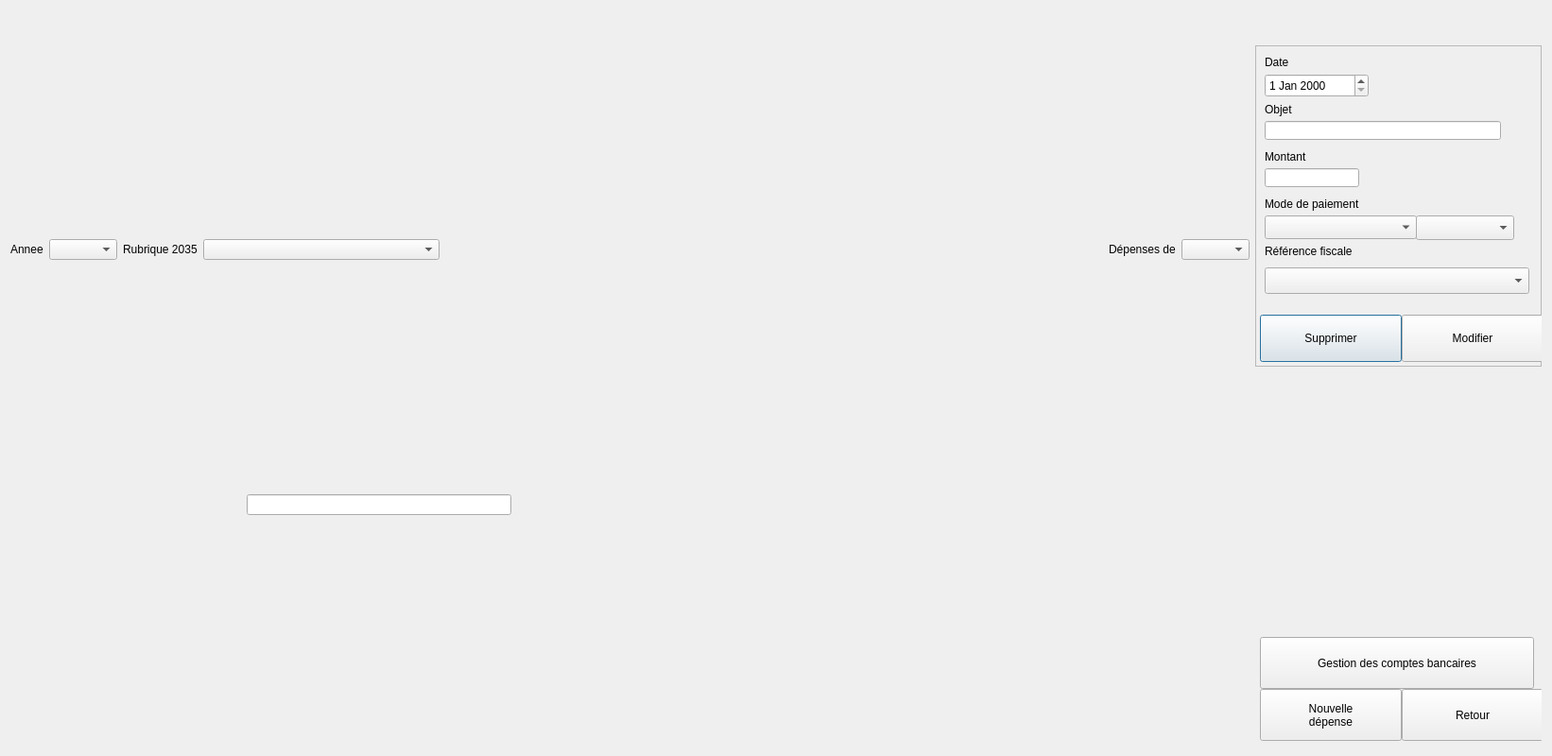
<?xml version="1.0" encoding="UTF-8"?>
<ui version="4.0">
 <class>dlg_depenses</class>
 <widget class="QDialog" name="dlg_depenses">
  <property name="windowModality">
   <enum>Qt::ApplicationModal</enum>
  </property>
  <property name="geometry">
   <rect>
    <x>0</x>
    <y>0</y>
    <width>1642</width>
    <height>800</height>
   </rect>
  </property>
  <property name="sizePolicy">
   <sizepolicy hsizetype="Fixed" vsizetype="Fixed">
    <horstretch>0</horstretch>
    <verstretch>0</verstretch>
   </sizepolicy>
  </property>
  <property name="minimumSize">
   <size>
    <width>1642</width>
    <height>800</height>
   </size>
  </property>
  <property name="maximumSize">
   <size>
    <width>1642</width>
    <height>800</height>
   </size>
  </property>
  <property name="windowTitle">
   <string>Dialog</string>
  </property>
  <layout class="QHBoxLayout" name="horizontalLayout_6">
   <item>
    <layout class="QVBoxLayout" name="verticalLayout">
     <property name="sizeConstraint">
      <enum>QLayout::SetMinimumSize</enum>
     </property>
     <item>
      <layout class="QHBoxLayout" name="horizontalLayout">
       <item>
        <widget class="QLabel" name="Anneelabel">
         <property name="maximumSize">
          <size>
           <width>16777215</width>
           <height>20</height>
          </size>
         </property>
         <property name="text">
          <string>Annee</string>
         </property>
        </widget>
       </item>
       <item>
        <widget class="QComboBox" name="AnneecomboBox">
         <property name="sizePolicy">
          <sizepolicy hsizetype="Fixed" vsizetype="Fixed">
           <horstretch>0</horstretch>
           <verstretch>0</verstretch>
          </sizepolicy>
         </property>
         <property name="focusPolicy">
          <enum>Qt::NoFocus</enum>
         </property>
        </widget>
       </item>
       <item>
        <widget class="QLabel" name="Rubrique2035label">
         <property name="maximumSize">
          <size>
           <width>16777215</width>
           <height>20</height>
          </size>
         </property>
         <property name="text">
          <string>Rubrique 2035</string>
         </property>
        </widget>
       </item>
       <item>
        <widget class="QComboBox" name="Rubriques2035comboBox">
         <property name="sizePolicy">
          <sizepolicy hsizetype="Fixed" vsizetype="Fixed">
           <horstretch>0</horstretch>
           <verstretch>0</verstretch>
          </sizepolicy>
         </property>
         <property name="minimumSize">
          <size>
           <width>250</width>
           <height>0</height>
          </size>
         </property>
         <property name="focusPolicy">
          <enum>Qt::NoFocus</enum>
         </property>
        </widget>
       </item>
       <item>
        <spacer name="horizontalSpacer">
         <property name="orientation">
          <enum>Qt::Horizontal</enum>
         </property>
         <property name="sizeHint" stdset="0">
          <size>
           <width>13</width>
           <height>20</height>
          </size>
         </property>
        </spacer>
       </item>
       <item>
        <widget class="QLabel" name="Userlabel">
         <property name="maximumSize">
          <size>
           <width>16777215</width>
           <height>20</height>
          </size>
         </property>
         <property name="text">
          <string>Dépenses de</string>
         </property>
        </widget>
       </item>
       <item>
        <widget class="QComboBox" name="UserscomboBox">
         <property name="sizePolicy">
          <sizepolicy hsizetype="Fixed" vsizetype="Fixed">
           <horstretch>0</horstretch>
           <verstretch>0</verstretch>
          </sizepolicy>
         </property>
         <property name="focusPolicy">
          <enum>Qt::NoFocus</enum>
         </property>
        </widget>
       </item>
      </layout>
     </item>
     <item>
      <layout class="QHBoxLayout" name="horizontalLayout_3"/>
     </item>
     <item>
      <layout class="QHBoxLayout" name="horizontalLayout_4">
       <item>
        <spacer name="horizontalSpacer_3">
         <property name="orientation">
          <enum>Qt::Horizontal</enum>
         </property>
         <property name="sizeType">
          <enum>QSizePolicy::Fixed</enum>
         </property>
         <property name="sizeHint" stdset="0">
          <size>
           <width>250</width>
           <height>20</height>
          </size>
         </property>
        </spacer>
       </item>
       <item>
        <widget class="QLineEdit" name="TotallineEdit">
         <property name="sizePolicy">
          <sizepolicy hsizetype="Expanding" vsizetype="Fixed">
           <horstretch>0</horstretch>
           <verstretch>0</verstretch>
          </sizepolicy>
         </property>
         <property name="minimumSize">
          <size>
           <width>280</width>
           <height>0</height>
          </size>
         </property>
         <property name="maximumSize">
          <size>
           <width>200</width>
           <height>16777215</height>
          </size>
         </property>
         <property name="focusPolicy">
          <enum>Qt::NoFocus</enum>
         </property>
         <property name="alignment">
          <set>Qt::AlignRight|Qt::AlignTrailing|Qt::AlignVCenter</set>
         </property>
         <property name="readOnly">
          <bool>true</bool>
         </property>
        </widget>
       </item>
       <item>
        <spacer name="horizontalSpacer_2">
         <property name="orientation">
          <enum>Qt::Horizontal</enum>
         </property>
         <property name="sizeHint" stdset="0">
          <size>
           <width>40</width>
           <height>20</height>
          </size>
         </property>
        </spacer>
       </item>
      </layout>
     </item>
    </layout>
   </item>
   <item>
    <layout class="QVBoxLayout" name="verticalLayout_2">
     <property name="spacing">
      <number>0</number>
     </property>
     <property name="rightMargin">
      <number>0</number>
     </property>
     <item>
      <spacer name="verticalSpacer_2">
       <property name="orientation">
        <enum>Qt::Vertical</enum>
       </property>
       <property name="sizeType">
        <enum>QSizePolicy::Fixed</enum>
       </property>
       <property name="sizeHint" stdset="0">
        <size>
         <width>20</width>
         <height>37</height>
        </size>
       </property>
      </spacer>
     </item>
     <item>
      <widget class="QFrame" name="frame">
       <property name="sizePolicy">
        <sizepolicy hsizetype="Fixed" vsizetype="Fixed">
         <horstretch>0</horstretch>
         <verstretch>0</verstretch>
        </sizepolicy>
       </property>
       <property name="minimumSize">
        <size>
         <width>303</width>
         <height>340</height>
        </size>
       </property>
       <property name="autoFillBackground">
        <bool>false</bool>
       </property>
       <property name="styleSheet">
        <string notr="true"/>
       </property>
       <property name="frameShape">
        <enum>QFrame::StyledPanel</enum>
       </property>
       <property name="frameShadow">
        <enum>QFrame::Sunken</enum>
       </property>
       <property name="lineWidth">
        <number>3</number>
       </property>
       <widget class="QLabel" name="Objetlabel">
        <property name="geometry">
         <rect>
          <x>10</x>
          <y>60</y>
          <width>59</width>
          <height>16</height>
         </rect>
        </property>
        <property name="text">
         <string>Objet</string>
        </property>
       </widget>
       <widget class="QLabel" name="Paiementlabel">
        <property name="geometry">
         <rect>
          <x>10</x>
          <y>160</y>
          <width>131</width>
          <height>16</height>
         </rect>
        </property>
        <property name="text">
         <string>Mode de paiement</string>
        </property>
       </widget>
       <widget class="QComboBox" name="PaiementcomboBox">
        <property name="geometry">
         <rect>
          <x>10</x>
          <y>180</y>
          <width>161</width>
          <height>25</height>
         </rect>
        </property>
        <property name="focusPolicy">
         <enum>Qt::StrongFocus</enum>
        </property>
       </widget>
       <widget class="QLabel" name="DateDeplabel">
        <property name="geometry">
         <rect>
          <x>10</x>
          <y>10</y>
          <width>59</width>
          <height>16</height>
         </rect>
        </property>
        <property name="text">
         <string>Date</string>
        </property>
       </widget>
       <widget class="QLabel" name="Montantlabel">
        <property name="geometry">
         <rect>
          <x>10</x>
          <y>110</y>
          <width>59</width>
          <height>16</height>
         </rect>
        </property>
        <property name="text">
         <string>Montant</string>
        </property>
       </widget>
       <widget class="QLabel" name="RefFiscalelabel">
        <property name="geometry">
         <rect>
          <x>10</x>
          <y>210</y>
          <width>121</width>
          <height>16</height>
         </rect>
        </property>
        <property name="text">
         <string>Référence fiscale</string>
        </property>
       </widget>
       <widget class="QLineEdit" name="MontantlineEdit">
        <property name="geometry">
         <rect>
          <x>10</x>
          <y>130</y>
          <width>100</width>
          <height>20</height>
         </rect>
        </property>
        <property name="alignment">
         <set>Qt::AlignRight|Qt::AlignTrailing|Qt::AlignVCenter</set>
        </property>
       </widget>
       <widget class="QComboBox" name="RefFiscalecomboBox">
        <property name="geometry">
         <rect>
          <x>10</x>
          <y>235</y>
          <width>280</width>
          <height>28</height>
         </rect>
        </property>
        <property name="focusPolicy">
         <enum>Qt::StrongFocus</enum>
        </property>
       </widget>
       <widget class="QDateEdit" name="DateDepdateEdit">
        <property name="geometry">
         <rect>
          <x>10</x>
          <y>30</y>
          <width>110</width>
          <height>25</height>
         </rect>
        </property>
       </widget>
       <widget class="QLineEdit" name="ObjetlineEdit">
        <property name="geometry">
         <rect>
          <x>10</x>
          <y>80</y>
          <width>250</width>
          <height>20</height>
         </rect>
        </property>
        <property name="maxLength">
         <number>99</number>
        </property>
       </widget>
       <widget class="UpPushButton" name="SupprimerupPushButton">
        <property name="geometry">
         <rect>
          <x>5</x>
          <y>285</y>
          <width>150</width>
          <height>50</height>
         </rect>
        </property>
        <property name="sizePolicy">
         <sizepolicy hsizetype="Fixed" vsizetype="Fixed">
          <horstretch>0</horstretch>
          <verstretch>0</verstretch>
         </sizepolicy>
        </property>
        <property name="text">
         <string>Supprimer</string>
        </property>
        <property name="icon">
         <iconset>
          <normaloff>:/trash-icon-1005110857.png</normaloff>:/trash-icon-1005110857.png</iconset>
        </property>
        <property name="iconSize">
         <size>
          <width>30</width>
          <height>30</height>
         </size>
        </property>
       </widget>
       <widget class="UpPushButton" name="ModifierupPushButton">
        <property name="geometry">
         <rect>
          <x>155</x>
          <y>285</y>
          <width>150</width>
          <height>50</height>
         </rect>
        </property>
        <property name="sizePolicy">
         <sizepolicy hsizetype="Minimum" vsizetype="Fixed">
          <horstretch>100</horstretch>
          <verstretch>0</verstretch>
         </sizepolicy>
        </property>
        <property name="focusPolicy">
         <enum>Qt::StrongFocus</enum>
        </property>
        <property name="text">
         <string>Modifier</string>
        </property>
        <property name="icon">
         <iconset resource="Images/images.qrc">
          <normaloff>:/wrench-screwdriver.png</normaloff>:/wrench-screwdriver.png</iconset>
        </property>
        <property name="iconSize">
         <size>
          <width>30</width>
          <height>30</height>
         </size>
        </property>
        <property name="shortcut">
         <string>Meta+Return</string>
        </property>
        <property name="autoDefault">
         <bool>false</bool>
        </property>
        <property name="default">
         <bool>false</bool>
        </property>
        <property name="flat">
         <bool>false</bool>
        </property>
       </widget>
       <widget class="QComboBox" name="ComptesupComboBox">
        <property name="geometry">
         <rect>
          <x>170</x>
          <y>180</y>
          <width>104</width>
          <height>26</height>
         </rect>
        </property>
       </widget>
      </widget>
     </item>
     <item>
      <spacer name="verticalSpacer">
       <property name="orientation">
        <enum>Qt::Vertical</enum>
       </property>
       <property name="sizeHint" stdset="0">
        <size>
         <width>20</width>
         <height>40</height>
        </size>
       </property>
      </spacer>
     </item>
     <item>
      <widget class="QFrame" name="frame_2">
       <property name="minimumSize">
        <size>
         <width>0</width>
         <height>120</height>
        </size>
       </property>
       <property name="frameShape">
        <enum>QFrame::NoFrame</enum>
       </property>
       <property name="frameShadow">
        <enum>QFrame::Raised</enum>
       </property>
       <widget class="UpPushButton" name="OKupPushButton">
        <property name="geometry">
         <rect>
          <x>155</x>
          <y>60</y>
          <width>150</width>
          <height>55</height>
         </rect>
        </property>
        <property name="sizePolicy">
         <sizepolicy hsizetype="Fixed" vsizetype="Fixed">
          <horstretch>100</horstretch>
          <verstretch>0</verstretch>
         </sizepolicy>
        </property>
        <property name="focusPolicy">
         <enum>Qt::TabFocus</enum>
        </property>
        <property name="text">
         <string>Retour</string>
        </property>
        <property name="icon">
         <iconset resource="Images/images.qrc">
          <normaloff>:/start.png</normaloff>:/start.png</iconset>
        </property>
        <property name="iconSize">
         <size>
          <width>30</width>
          <height>30</height>
         </size>
        </property>
        <property name="shortcut">
         <string>Meta+Return</string>
        </property>
        <property name="autoDefault">
         <bool>false</bool>
        </property>
        <property name="default">
         <bool>false</bool>
        </property>
        <property name="flat">
         <bool>false</bool>
        </property>
       </widget>
       <widget class="UpPushButton" name="NouvelleDepenseupPushButton">
        <property name="geometry">
         <rect>
          <x>5</x>
          <y>60</y>
          <width>150</width>
          <height>55</height>
         </rect>
        </property>
        <property name="sizePolicy">
         <sizepolicy hsizetype="Fixed" vsizetype="Fixed">
          <horstretch>100</horstretch>
          <verstretch>0</verstretch>
         </sizepolicy>
        </property>
        <property name="text">
         <string>Nouvelle
dépense</string>
        </property>
        <property name="icon">
         <iconset resource="Images/images.qrc">
          <normaloff>:/Cash_Register.png</normaloff>:/Cash_Register.png</iconset>
        </property>
        <property name="iconSize">
         <size>
          <width>30</width>
          <height>30</height>
         </size>
        </property>
       </widget>
       <widget class="UpPushButton" name="GestionComptesupPushButton">
        <property name="geometry">
         <rect>
          <x>5</x>
          <y>5</y>
          <width>290</width>
          <height>55</height>
         </rect>
        </property>
        <property name="text">
         <string>Gestion des comptes bancaires</string>
        </property>
        <property name="icon">
         <iconset resource="Images/images.qrc">
          <normaloff>:/credit_cards_256.png</normaloff>:/credit_cards_256.png</iconset>
        </property>
        <property name="iconSize">
         <size>
          <width>30</width>
          <height>30</height>
         </size>
        </property>
       </widget>
      </widget>
     </item>
    </layout>
   </item>
  </layout>
 </widget>
 <customwidgets>
  <customwidget>
   <class>UpPushButton</class>
   <extends>QPushButton</extends>
   <header>uppushbutton.h</header>
  </customwidget>
 </customwidgets>
 <tabstops>
  <tabstop>AnneecomboBox</tabstop>
  <tabstop>Rubriques2035comboBox</tabstop>
  <tabstop>UserscomboBox</tabstop>
  <tabstop>DateDepdateEdit</tabstop>
  <tabstop>ObjetlineEdit</tabstop>
  <tabstop>MontantlineEdit</tabstop>
  <tabstop>PaiementcomboBox</tabstop>
  <tabstop>RefFiscalecomboBox</tabstop>
  <tabstop>SupprimerupPushButton</tabstop>
  <tabstop>ModifierupPushButton</tabstop>
  <tabstop>GestionComptesupPushButton</tabstop>
  <tabstop>NouvelleDepenseupPushButton</tabstop>
  <tabstop>OKupPushButton</tabstop>
 </tabstops>
 <resources>
  <include location="Images/images.qrc"/>
 </resources>
 <connections/>
</ui>
